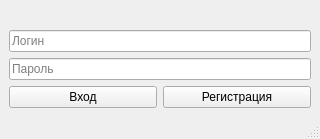
<?xml version="1.0" encoding="UTF-8"?>
<ui version="4.0">
 <class>MainWindow</class>
 <widget class="QMainWindow" name="MainWindow">
  <property name="geometry">
   <rect>
    <x>0</x>
    <y>0</y>
    <width>320</width>
    <height>137</height>
   </rect>
  </property>
  <property name="windowTitle">
   <string>MainWindow</string>
  </property>
  <widget class="QWidget" name="centralwidget">
   <layout class="QVBoxLayout" name="verticalLayout">
    <item>
     <widget class="QLabel" name="label">
      <property name="enabled">
       <bool>true</bool>
      </property>
      <property name="font">
       <font>
        <family>MS Shell Dlg 2</family>
        <pointsize>10</pointsize>
        <weight>50</weight>
        <bold>false</bold>
        <underline>false</underline>
        <strikeout>false</strikeout>
       </font>
      </property>
      <property name="layoutDirection">
       <enum>Qt::LeftToRight</enum>
      </property>
      <property name="autoFillBackground">
       <bool>false</bool>
      </property>
      <property name="text">
       <string/>
      </property>
      <property name="alignment">
       <set>Qt::AlignCenter</set>
      </property>
     </widget>
    </item>
    <item>
     <widget class="QLineEdit" name="login">
      <property name="placeholderText">
       <string>Логин</string>
      </property>
     </widget>
    </item>
    <item>
     <widget class="QLineEdit" name="password">
      <property name="echoMode">
       <enum>QLineEdit::Password</enum>
      </property>
      <property name="placeholderText">
       <string>Пароль</string>
      </property>
     </widget>
    </item>
    <item>
     <layout class="QHBoxLayout" name="horizontalLayout">
      <item>
       <widget class="QPushButton" name="log_in">
        <property name="text">
         <string>Вход</string>
        </property>
        <property name="default">
         <bool>false</bool>
        </property>
       </widget>
      </item>
      <item>
       <widget class="QPushButton" name="sign_in">
        <property name="mouseTracking">
         <bool>false</bool>
        </property>
        <property name="autoFillBackground">
         <bool>false</bool>
        </property>
        <property name="text">
         <string>Регистрация</string>
        </property>
        <property name="autoDefault">
         <bool>true</bool>
        </property>
        <property name="default">
         <bool>false</bool>
        </property>
        <property name="flat">
         <bool>false</bool>
        </property>
       </widget>
      </item>
     </layout>
    </item>
   </layout>
  </widget>
  <widget class="QStatusBar" name="statusbar"/>
 </widget>
 <resources/>
 <connections/>
</ui>
